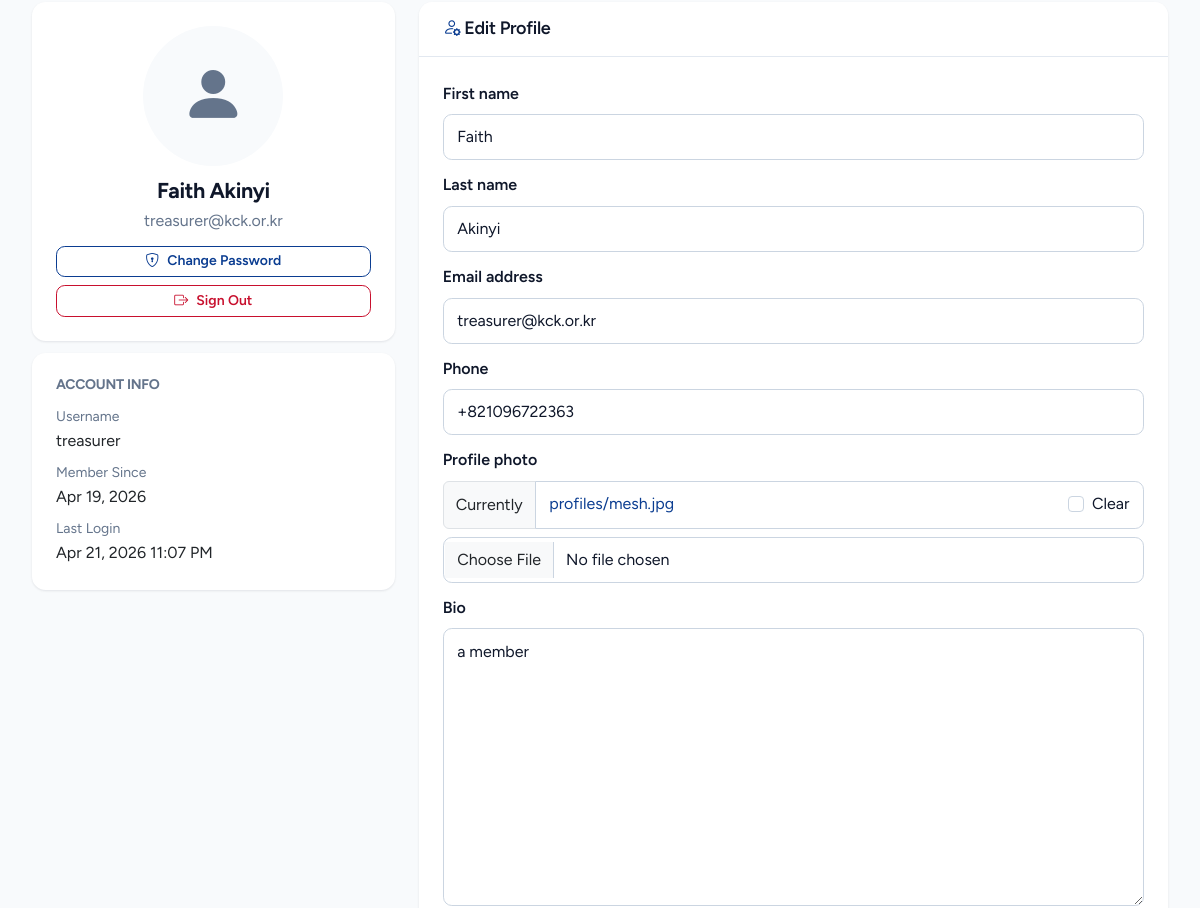
Before: /accounts/profile/ (signed in, middle part) with the older database file.
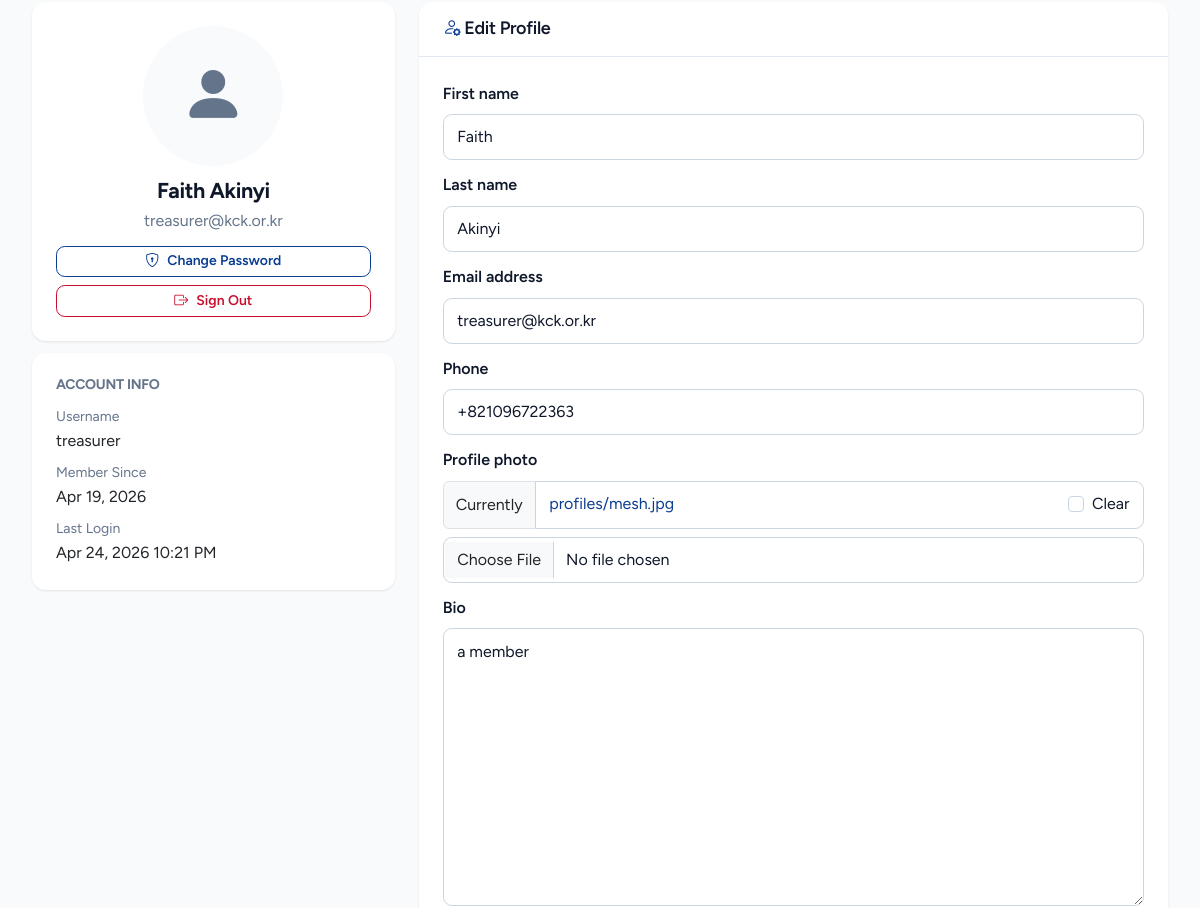
After: the same page with the newer database file.
### accounts/models.py (models this page shows, shortened)
class User(AbstractUser):
    is_admin = models.BooleanField(default=False)
    phone = models.CharField(max_length=20, blank=True)
    profile_photo = models.ImageField(upload_to='profiles/', blank=True, null=True)
    bio = models.TextField(blank=True)
    korean_phone = models.CharField(max_length=20, blank=True)
    address_korea = models.TextField(blank=True)
    city = models.CharField(max_length=20, choices=CITY_CHOICES, blank=True)
    category = models.CharField(max_length=20, choices=CATEGORY_CHOICES, blank=True)
    arrival_date = models.DateField(blank=True, null=True)
    emergency_contact_name = models.CharField(max_length=255, blank=True)
    emergency_contact_phone = models.CharField(max_length=20, blank=True)
    is_verified = models.BooleanField(default=False)
    verified_at = models.DateTimeField(blank=True, null=True)
    email_verified = models.BooleanField(default=False)
    @property
    def leader_role(self):
        try:
            return self.leader_profile if self.leader_profile.is_active else None
        except Exception:
            return None

### accounts/views.py (the view)
# urls.py: path('profile/', views.profile, name='profile'),
@login_required
def profile(request):
    if request.method == 'POST':
        form = ProfileForm(request.POST, request.FILES, instance=request.user)
        if form.is_valid():
            form.save()
            messages.success(request, 'Profile updated successfully.')
            return redirect('accounts:profile')
    else:
        form = ProfileForm(instance=request.user)
    return render(request, 'accounts/profile.html', {'form': form})

### accounts/forms.py
class ProfileForm(forms.ModelForm):
    class Meta:
        model = User
        fields = ('first_name', 'last_name', 'email', 'phone', 'profile_photo', 'bio')
    def __init__(self, *args, **kwargs):
        super().__init__(*args, **kwargs)
        self.helper = FormHelper()
        self.helper.add_input(Submit('submit', 'Update Profile', css_class='btn-primary'))

### core/models.py (called while the page is built)
    @classmethod
    def load(cls):
        obj, _ = cls.objects.get_or_create(pk=1)
        return obj

### leaders/permissions.py (called while the page is built)
def user_has_perm(user, flag):
    if not user or not user.is_authenticated:
        return False
    if user.is_superuser:
        return True
    if getattr(user, 'is_admin', False):
        return True
    if flag not in PERMISSION_FLAGS:
        return False
    leader = getattr(user, 'leader_role', None)
    if not leader:
        return False
    perms = getattr(leader, 'permissions', None)
    if not perms:
        return False
    return bool(getattr(perms, flag, False))

### memberships/utils.py (called while the page is built)
def is_treasurer(user):
    from leaders.permissions import user_has_perm
    return user_has_perm(user, 'can_manage_memberships')

### templates/accounts/profile.html (shortened to what this page needs)
{% extends 'base.html' %}
{% load crispy_forms_tags %}
{% block content %}
<section class="py-4 bg-light">
    <div class="container">
        <div class="row g-4">
            <div class="col-lg-4">
                <div class="card shadow-sm border-0">
                    <div class="card-body text-center p-4">
                        {% if user.photo %}
                            <img src="{{ user.photo.url }}" alt="{{ user.get_full_name|default:user.username }}" class="rounded-circle mb-3" style="width:140px;height:140px;object-fit:cover;">
                        {% else %}
                            <div class="rounded-circle bg-light d-inline-flex align-items-center justify-content-center mb-3" style="width:140px;height:140px;">
                                <i class="bi bi-person-fill text-muted" style="font-size:4rem;"></i>
                            </div>
                        {% endif %}
                        <h4 class="fw-bold mb-1">{{ user.get_full_name|default:user.username }}</h4>
                        <p class="text-muted mb-3">{{ user.email }}</p>
                        <div class="d-grid gap-2">
                            <a href="{% url 'accounts:password_change' %}" class="btn btn-outline-primary btn-sm">
                                <i class="bi bi-shield-lock"></i> Change Password
                            </a>
                            <a href="{% url 'accounts:logout' %}" class="btn btn-outline-danger btn-sm">
                                <i class="bi bi-box-arrow-right"></i> Sign Out
                            </a>
                        </div>
                    </div>
                </div>
                <div class="card shadow-sm border-0 mt-3">
                    <div class="card-body p-4">
                        <h6 class="fw-bold text-muted text-uppercase small mb-3">Account Info</h6>
                        <div class="mb-2">
                            <small class="text-muted d-block">Username</small>
                            <span>{{ user.username }}</span>
                        </div>
                        <div class="mb-2">
                            <small class="text-muted d-block">Member Since</small>
                            <span>{{ user.date_joined|date:"M j, Y" }}</span>
                        </div>
                        <div>
                            <small class="text-muted d-block">Last Login</small>
                            <span>{{ user.last_login|date:"M j, Y g:i A"|default:"--" }}</span>
                        </div>
                    </div>
                </div>
            </div>
            <div class="col-lg-8">
                <div class="card shadow-sm border-0">
                    <div class="card-header bg-white border-bottom">
                        <h5 class="mb-0"><i class="bi bi-person-gear text-kck-blue"></i> Edit Profile</h5>
                    </div>
                    <div class="card-body p-4">
                        {% crispy form %}
                    </div>
                </div>
            </div>
        </div>
    </div>
</section>
{% endblock %}

Changed rows visible on the page:
changed User "Faith Akinyi": last_login "Apr 21, 2026 11:07 PM" → "Apr 24, 2026 10:21 PM"
